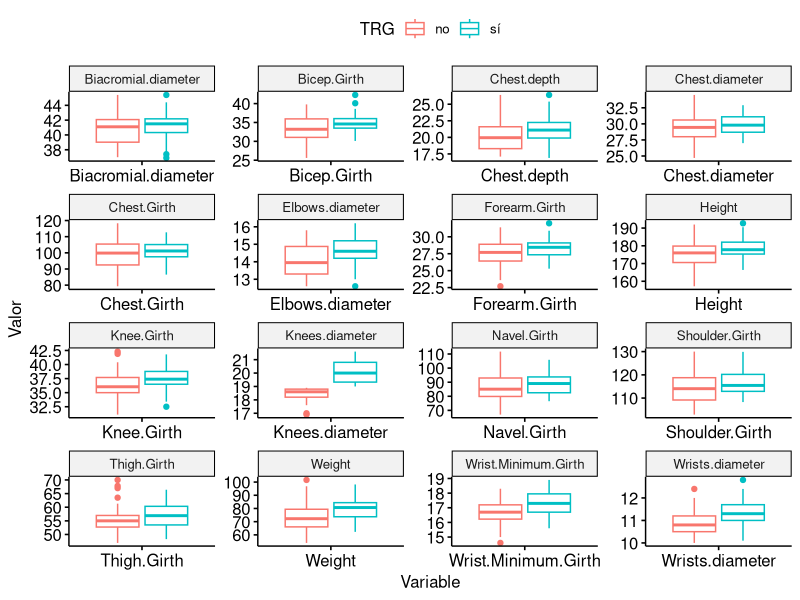
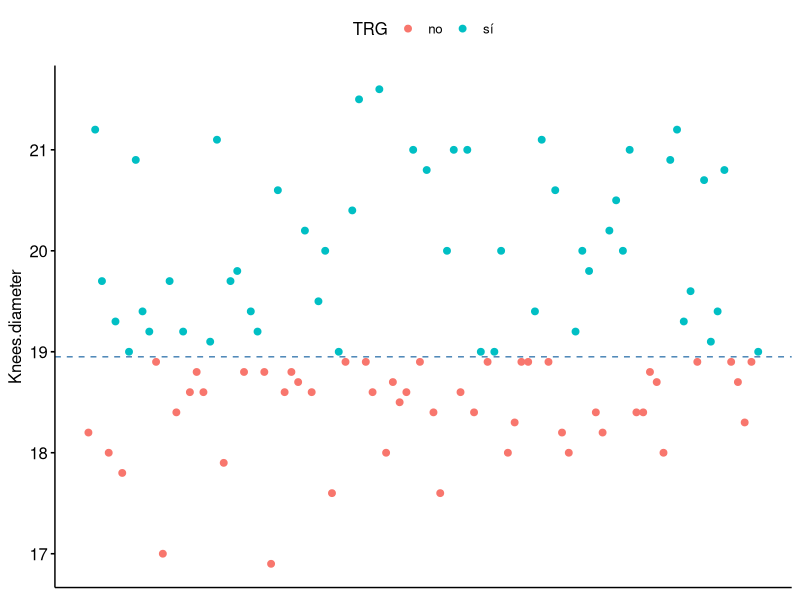
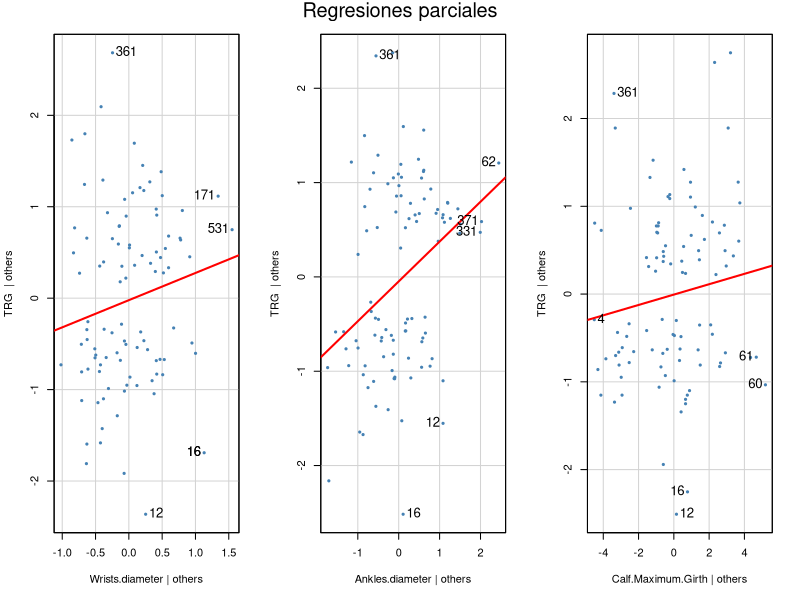
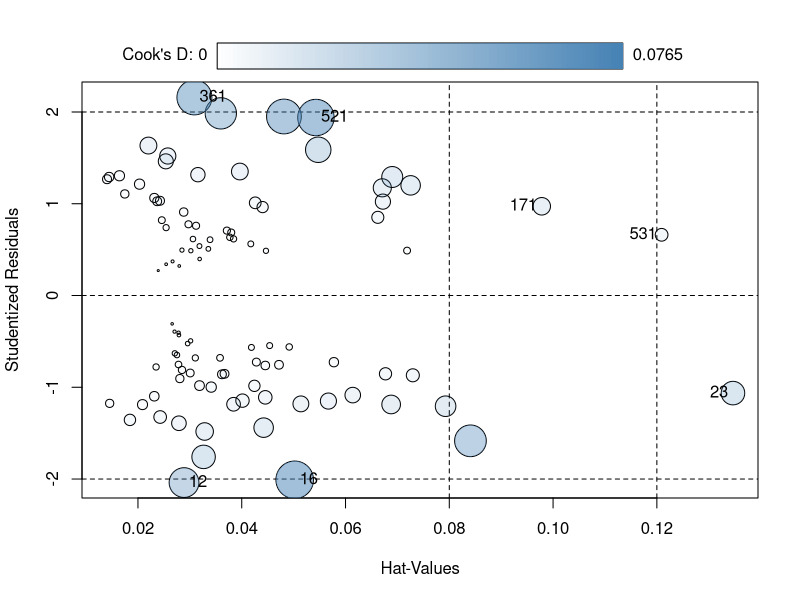

R code for these plots, in order:
## ---- chunk 1
library(car)
library(dplyr)
library(ggpubr)
library(gridExtra)
library(leaps)
library(tidyr)
## ---- chunk 2
datos <- read.csv2("EP09 Datos.csv")
## ---- chunk 3
datos_ext <- datos |> 
  mutate(TRG = ifelse(Knees.diameter < 19.0, "no", "sí"))
datos_ext[["Gender"]] <- factor(datos_ext[["Gender"]])
datos_ext[["TRG"]] <- factor(datos_ext[["TRG"]])
## ---- chunk 4
muestra_a <- datos_ext |> filter(Gender == 1 & TRG == "no") |>
  sample_n(75, replace = FALSE)
muestra_b <- datos_ext |> filter(Gender == 1 & TRG == "sí") |>
  sample_n(75, replace = FALSE)

i_train <- sample(1:75, 50)
muestra_train <- rbind(muestra_a[i_train, ], muestra_b[i_train, ]) |>
  select(-Gender) |> sample_frac(1L)
muestra_test <- rbind(muestra_a[-i_train, ], muestra_b[-i_train, ]) |>
  select(-Gender) |> sample_frac(1L)

## ---- chunk 5
stopifnot(all(muestra_train$Id == unique(muestra_train$Id)))
stopifnot(all(muestra_test$Id == unique(muestra_test$Id)))
stopifnot(!any(muestra_train$Id %in% muestra_test))

## ---- chunk 6
nombre_respuesta <- "TRG"
predictores <- c("Ankles.diameter", "Calf.Maximum.Girth", "Waist.Girth", "Bitrochanteric.diameter",
                 "Ankle.Minimum.Girth", "Hip.Girth", "Biiliac.diameter", "Age")
## ---- chunk 7
# Obtiene relaciones entre todos los pares de variables
otras <- colnames(muestra_train)[! colnames(muestra_train) %in% predictores]
p1_dfl <- muestra_train |> select(all_of(otras)) |>
  pivot_longer(-all_of(nombre_respuesta), names_to = "Variable", values_to = "Valor") |>
  mutate(Variable = factor(Variable))
p1 <- ggboxplot(p1_dfl, x = "Variable", y = "Valor", color = nombre_respuesta)
p1 <- p1 +  facet_wrap( ~ Variable, ncol = 4, scales = "free") 
print(p1)
## ---- chunk 8
p2_dfl <- muestra_train |> select(Knees.diameter, TRG) |>
  mutate(Id = 1:n())
p2 <- ggscatter(p2_dfl, x = "Id", y = "Knees.diameter", color = nombre_respuesta)
p2 <- p2 + geom_hline(yintercept = 18.95, linetype = "dashed", color = "steelblue")
p2 <- p2 + theme(axis.title.x = element_blank(), axis.text.x = element_blank(),
                 axis.ticks.x = element_blank())
print(p2)

## ---- chunk 9
rlogit_sep_perf <- glm(TRG ~ Knees.diameter, data = muestra_train,
                       family = binomial(link = "logit"))

## ---- chunk 10
predictor <- "Wrists.diameter"
rlogits_fmla <- formula(paste(nombre_respuesta, predictor, sep = " ~ "))

rlogits <- glm(rlogits_fmla, data = muestra_train,
               family = binomial(link = "logit"))

cat("Modelo de regresión logística simple\n")
print(summary(rlogits))
## ---- chunk 11
add1(rlogits, scope = c(predictor, predictores))
## ---- chunk 12
rlogitm <- update(rlogits, . ~ . + Ankles.diameter)

add1(rlogitm, scope = c(predictor, predictores))
## ---- chunk 13
rlogitm <- update(rlogitm, . ~ . + Calf.Maximum.Girth)

add1(rlogitm, scope = c(predictor, predictores))

## ---- chunk 14
rlogitm <- update(rlogitm, . ~ . + Waist.Girth)

add1(rlogitm, scope = c(predictor, predictores))
## ---- chunk 15
rlogitm <- update(rlogitm, . ~ . + Bitrochanteric.diameter)

add1(rlogitm, scope = c(predictor, predictores))
## ---- chunk 16
cat("Modelo de regresión logística múltiple con 5 predictores\n")
print(summary(rlogitm))
## ---- chunk 17
rlogitm <- update(rlogitm, . ~ . - Waist.Girth - Bitrochanteric.diameter)

cat("Modelo de regresión logística múltiple con 3 predictores\n")
print(summary(rlogitm))
## ---- chunk 18
rlogits_lrt <- anova(rlogits, test = "LRT")
rlogitm_lrt <- anova(rlogits, rlogitm, test = "LRT")

cat("Bondad de ajuste del modelo univariado:\n")
print(rlogits_lrt)
cat("\n")
cat("Bondad de ajuste del modelo multivariado:\n")
print(rlogitm_lrt)

## ---- chunk 19
cat("Factores de inflación de la varianza:\n")
print(vif(rlogitm))
cat("\n")
cat("Valores de tolerancia:\n")
print(1 / vif(rlogitm))
## ---- chunk 20
avPlots(rlogitm, layout = c(1, 3),
        col = "steelblue", pch = 20, col.lines = "red",
        main = "Regresiones parciales",
        id = list(n = 3, cex = 1.2, location = "lr"))

## ---- chunk 21
rlogits_inf_estad <- influencePlot(rlogitm, fill.col = "steelblue",
                                   scale = 5, id = list(n = 3))
## ---- chunk 22
cat("Límites para el modelo de RLogitS:\n")
cat("Rango para 95% de los residuos studentizados: ")
cat("[", round(qt(0.05/2, nrow(muestra_train) - length(coef(rlogitm)) - 1), 3), ", ", sep = "")
cat(round(qt(1-0.05/2, nrow(muestra_train) - length(coef(rlogitm)) - 1), 3), "]\n", sep = "")
cat("Límite del apalancamiento:", round(2 * mean(hatvalues(rlogitm)), 3), "\n")
cat("Límite de la distancia de Cook:", round(3 * mean(cooks.distance(rlogitm)), 3), "\n")
cat("Casos notorios para el modelo de RLogitS:\n")
print(rlogits_inf_estad)
## ---- chunk 23

cat("Prueba de la independencia de los residuos para el modelo de RLogitS:\n")
print(durbinWatsonTest(rlogits))
## ---- chunk 24
cat("Prueba de la independencia de los residuos para el modelo de RLogitM:\n")
print(durbinWatsonTest(rlogitm))
## ---- chunk 25
umbral <- 0.5

rlogits_probs_train <- fitted(rlogits)
rlogits_preds_train <- sapply(rlogits_probs_train,
function (p) ifelse (p < umbral, "no", "sí"))
rlogits_preds_train <- factor(rlogits_preds_train, levels = rev(levels(muestra_train[[nombre_respuesta]])))

rlogits_probs_test <- predict(rlogits, muestra_test, type = "response")
rlogits_preds_test <- sapply(rlogits_probs_test,
function (p) ifelse (p < umbral, "no", "sí"))
rlogits_preds_test <- factor(rlogits_preds_test, levels = rev(levels(muestra_train[[nombre_respuesta]])))
## ---- chunk 26
rlogits_obs_train <- factor(rlogits[["data"]][names(fitted(rlogits)), nombre_respuesta], levels = rev(levels(muestra_train[[nombre_respuesta]])))
rlogits_obs_test <- factor(muestra_test[[nombre_respuesta]], levels = rev(levels(muestra_train[[nombre_respuesta]])))

rlogits_train_conf_mat <- table(Predicho = rlogits_preds_train, Observado = rlogits_obs_train)
rlogits_test_conf_mat <- table(Predicho = rlogits_preds_test, Observado = rlogits_obs_test)

cat("Matriz de confusión del modelo de RLogitS en datos de entrenamiento:\n")
print(rlogits_train_conf_mat)
cat("\n")
cat("Matriz de confusión del modelo de RLogitS en datos de prueba:\n")
print(rlogits_test_conf_mat)

## ---- chunk 27
rlogits_train_exa <- (rlogits_train_conf_mat[1, 1] + rlogits_train_conf_mat[2, 2]) /
sum(rlogits_train_conf_mat)
rlogits_train_sen <- rlogits_train_conf_mat[1, 1] /
sum(rlogits_train_conf_mat[, 1])
rlogits_train_esp <- rlogits_train_conf_mat[2, 2] /
sum(rlogits_train_conf_mat[, 2])

rlogits_test_exa <- (rlogits_test_conf_mat[1, 1] + rlogits_test_conf_mat[2, 2]) /
sum(rlogits_test_conf_mat)
rlogits_test_sen <- rlogits_test_conf_mat[1, 1] /
sum(rlogits_test_conf_mat[, 1])
rlogits_test_esp <- rlogits_test_conf_mat[2, 2] /
sum(rlogits_test_conf_mat[, 2])

rlogits_cambio_exa <- (rlogits_train_exa - rlogits_test_exa) / rlogits_test_exa * 100
rlogits_cambio_sen <- (rlogits_train_sen - rlogits_test_sen) / rlogits_test_sen * 100
rlogits_cambio_esp <- (rlogits_train_esp - rlogits_test_esp) / rlogits_test_esp * 100

cat("Rendimiento del modelo de RLogitS en datos de entrenamiento:\n")
cat(sprintf("    Exactitud: %.2f\n", rlogits_train_exa))
cat(sprintf(" Sensibilidad: %.2f\n", rlogits_train_sen))
cat(sprintf("Especificidad: %.2f\n", rlogits_train_esp))
cat("\n")
cat("Rendimiento del modelo de RLogitS en datos de prueba:\n")
cat(sprintf("    Exactitud: %.2f\n", rlogits_test_exa))
cat(sprintf(" Sensibilidad: %.2f\n", rlogits_test_sen))
cat(sprintf("Especificidad: %.2f\n", rlogits_test_esp))
cat("\n")
cat("Cambio porcentual en el rendimiento del modelo de RLogitS:\n")
cat(sprintf("    Exactitud: %7.2f%%\n", rlogits_cambio_exa))
cat(sprintf(" Sensibilidad: %7.2f%%\n", rlogits_cambio_sen))
cat(sprintf("Especificidad: %7.2f%%\n", rlogits_cambio_esp))
## ---- chunk 28


rlogitm_probs_train <- fitted(rlogitm)
rlogitm_preds_train <- sapply(rlogitm_probs_train,
function (p) ifelse (p < umbral, "no", "sí"))
rlogitm_preds_train <- factor(rlogitm_preds_train, levels = rev(levels(muestra_train[[nombre_respuesta]])))

rlogitm_probs_test <- predict(rlogitm, muestra_test, type = "response")
rlogitm_preds_test <- sapply(rlogitm_probs_test,
function (p) ifelse (p < umbral, "no", "sí"))
rlogitm_preds_test <- factor(rlogitm_preds_test, levels = rev(levels(muestra_train[[nombre_respuesta]])))

rlogitm_obs_train <- factor(rlogitm[["data"]][names(fitted(rlogitm)), nombre_respuesta],
                            levels = rev(levels(muestra_train[[nombre_respuesta]])))
rlogitm_obs_test <- factor(muestra_test[[nombre_respuesta]],
                           levels = rev(levels(muestra_train[[nombre_respuesta]])))

rlogitm_train_conf_mat <- table(Predicho = rlogitm_preds_train, Observado = rlogitm_obs_train)
rlogitm_test_conf_mat <- table(Predicho = rlogitm_preds_test, Observado = rlogitm_obs_test)

cat("Matriz de confusión del modelo de RLogitM en datos de entrenamiento:\n")
print(rlogitm_train_conf_mat)
cat("\n")
cat("Matriz de confusión del modelo de RLogitM en datos de prueba:\n")
print(rlogitm_test_conf_mat)
## ---- chunk 29
rlogitm_train_exa <- (rlogitm_train_conf_mat[1, 1] + rlogitm_train_conf_mat[2, 2]) /
sum(rlogitm_train_conf_mat)
rlogitm_train_sen <- rlogitm_train_conf_mat[1, 1] /
sum(rlogitm_train_conf_mat[, 1])
rlogitm_train_esp <- rlogitm_train_conf_mat[2, 2] /
sum(rlogitm_train_conf_mat[, 2])

rlogitm_test_exa <- (rlogitm_test_conf_mat[1, 1] + rlogitm_test_conf_mat[2, 2]) /
sum(rlogitm_test_conf_mat)
rlogitm_test_sen <- rlogitm_test_conf_mat[1, 1] /
sum(rlogitm_test_conf_mat[, 1])
rlogitm_test_esp <- rlogitm_test_conf_mat[2, 2] /
sum(rlogitm_test_conf_mat[, 2])

rlogitm_cambio_exa <- (rlogitm_train_exa - rlogitm_test_exa) / rlogitm_test_exa * 100
rlogitm_cambio_sen <- (rlogitm_train_sen - rlogitm_test_sen) / rlogitm_test_sen * 100
rlogitm_cambio_esp <- (rlogitm_train_esp - rlogitm_test_esp) / rlogitm_test_esp * 100

cat("Rendimiento del modelo de RLogitM en datos de entrenamiento:\n")
cat(sprintf("    Exactitud: %.2f\n", rlogitm_train_exa))
cat(sprintf(" Sensibilidad: %.2f\n", rlogitm_train_sen))
cat(sprintf("Especificidad: %.2f\n", rlogitm_train_esp))
cat("\n")
cat("Rendimiento del modelo de RLogitM en datos de prueba:\n")
cat(sprintf("    Exactitud: %.2f\n", rlogitm_test_exa))
cat(sprintf(" Sensibilidad: %.2f\n", rlogitm_test_sen))
cat(sprintf("Especificidad: %.2f\n", rlogitm_test_esp))
cat("\n")
cat("Cambio porcentual en el rendimiento del modelo de RLogitM:\n")
cat(sprintf("    Exactitud: %7.2f%%\n", rlogitm_cambio_exa))
cat(sprintf(" Sensibilidad: %7.2f%%\n", rlogitm_cambio_sen))
cat(sprintf("Especificidad: %7.2f%%\n", rlogitm_cambio_esp))
